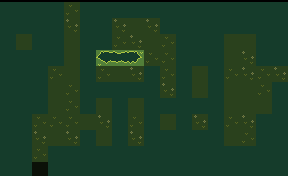

The image is a tile-based game level rendered from a .tmx file. Its description and complete source (layers, tilesets, objects, tile grids) follow:
An orthogonal 18x11 tile map with 16x16 px tiles, 4 tile layers (background, collision, walls, foreground), 2 tilesets and 18 objects (4x door, 3x spawnpoint, 3x enemy, 2x switch, 2x hitswitch, ...).

<map version="1.0" orientation="orthogonal" width="18" height="11" tilewidth="16" tileheight="16">
 <properties>
  <property name="Music" value="SpiritGuardIndoors" />
  <property name="Name" value="Path of Accuracy" />
 </properties>
 <tileset firstgid="1" name="tilemap" tilewidth="16" tileheight="16">
  <tileoffset x="0" y="2" />
  <image source="gfx/tilemap.png" width="160" height="320" />
 </tileset>
 <tileset firstgid="201" name="objects" tilewidth="16" tileheight="16">
  <image source="gfx/objects.png" width="192" height="16" />
 </tileset>
 <layer name="background" width="18" height="11" opacity="0.51">
  <data encoding="csv">
87,88,89,87,87,88,88,87,88,88,88,87,87,87,89,89,87,88,
89,87,88,88,88,89,87,88,89,88,87,89,89,89,88,89,88,89,
87,89,89,88,89,89,87,87,88,89,87,89,88,88,89,89,88,89,
88,88,88,89,89,88,89,89,88,87,87,88,89,88,89,88,87,89,
88,89,87,87,89,87,87,89,88,88,87,88,89,88,87,88,87,88,
89,89,89,89,87,89,89,88,88,87,88,89,89,87,89,89,87,87,
87,89,89,89,87,89,89,87,89,88,89,89,88,89,89,89,89,88,
89,88,87,87,87,89,88,87,87,88,89,89,88,89,87,88,88,88,
88,87,88,89,88,89,89,88,88,87,89,87,89,88,89,87,88,88,
87,87,87,87,88,87,88,89,89,87,89,89,88,89,88,87,88,89,
87,87,89,88,88,89,87,88,88,89,89,88,88,87,88,87,89,87
</data>
 </layer>
 <layer name="collision" width="18" height="11">
  <data encoding="csv">
48,48,48,48,0,48,48,48,48,48,48,48,148,148,148,148,148,148,
48,48,48,48,0,48,48,0,0,0,48,48,48,48,148,148,148,148,
48,0,48,48,0,48,48,0,0,0,0,48,148,148,0,0,148,148,
48,48,48,48,0,48,97,98,99,0,0,48,48,48,0,0,148,148,
148,148,48,0,0,48,0,0,0,48,0,48,0,48,0,0,0,0,
148,148,48,0,0,48,48,48,48,48,0,48,0,48,0,0,0,148,
148,48,48,0,0,48,0,48,0,48,48,48,48,48,0,0,0,148,
148,48,0,0,0,0,0,48,0,48,0,48,0,48,0,0,148,148,
148,48,0,0,0,48,0,48,0,48,48,48,48,48,0,0,148,148,
148,48,0,48,48,48,48,48,48,48,148,148,148,148,148,148,148,148,
148,48,0,48,48,148,148,148,148,148,148,148,148,148,148,148,148,148
</data>
 </layer>
 <layer name="walls" width="18" height="11" opacity="0.5">
  <data encoding="csv">
0,0,0,0,0,0,0,0,0,0,0,0,0,0,0,0,0,0,
0,0,0,0,0,0,0,0,0,0,0,0,0,0,0,0,0,0,
0,0,0,0,0,0,0,0,0,0,0,0,0,0,0,0,0,0,
0,0,0,0,0,0,0,0,0,0,0,0,0,0,0,0,0,0,
0,0,0,0,0,0,0,0,0,0,0,0,0,0,0,0,0,0,
0,0,0,0,0,0,0,0,0,0,0,0,0,0,0,0,0,0,
0,0,0,0,0,0,0,0,0,0,0,0,0,0,0,0,0,0,
0,0,0,0,0,0,0,0,0,0,0,0,0,0,0,0,0,0,
0,0,0,0,0,0,0,0,0,0,0,0,0,0,0,0,0,0,
0,0,0,0,0,0,0,0,0,0,0,0,0,0,0,0,0,0,
0,0,0,0,0,0,0,0,0,0,0,0,0,0,0,0,0,0
</data>
 </layer>
 <objectgroup name="objects" width="18" height="11">
  <object type="spawnpoint" gid="201" x="32" y="176">
   <properties>
    <property name="exitDirection" value="up" />
    <property name="name" value="fieldtobow1" />
    <property name="showmapname" value="" />
    <property name="targetmap" value="Field" />
    <property name="targetspawn" value="fieldtobow1" />
   </properties>
  </object>
  <object name="Bow1Switch1" type="switch" gid="211" x="48" y="80">
   <properties>
    <property name="door" value="Bow1Door1" />
   </properties>
  </object>
  <object name="Bow1Door1" type="door" gid="210" x="80" y="128" />
  <object type="arrowturret" gid="206" x="48" y="112">
   <properties>
    <property name="direction" value="down" />
    <property name="interval" value="1" />
   </properties>
  </object>
  <object type="pushblock" gid="205" x="64" y="112" />
  <object type="magicturret" gid="207" x="160" y="128">
   <properties>
    <property name="distance" value="5" />
   </properties>
  </object>
  <object type="enemy" gid="203" x="160" y="64" />
  <object type="enemy" gid="203" x="128" y="48" />
  <object name="Bow1Door2" type="door" gid="210" x="64" y="64" />
  <object name="Bow1hitswitch1" type="hitswitch" gid="212" x="16" y="48">
   <properties>
    <property name="door" value="bow1door2" />
   </properties>
  </object>
  <object type="spawnpoint" gid="201" x="64" y="16">
   <properties>
    <property name="exitDirection" value="down" />
    <property name="name" value="bow6tobow1" />
    <property name="targetmap" value="Bow6" />
    <property name="targetspawn" value="bow6tobow1" />
   </properties>
  </object>
  <object name="Bow1Switch2" type="switch" gid="211" x="192" y="128">
   <properties>
    <property name="door" value="Bow1Door3" />
   </properties>
  </object>
  <object name="Bow1Door3" type="door" gid="210" x="256" y="80" />
  <object name="Bow1Door4" type="door" gid="210" x="272" y="80" />
  <object name="Bow1hitswitch2" type="hitswitch" gid="212" x="256" y="112">
   <properties>
    <property name="door" value="bow1door4" />
   </properties>
  </object>
  <object type="enemy" gid="203" x="240" y="64" />
  <object type="ghost" gid="208" x="224" y="112" />
  <object type="spawnpoint" gid="201" x="272" y="80">
   <properties>
    <property name="exitDirection" value="left" />
    <property name="name" value="bow1tobow2" />
    <property name="targetmap" value="Bow2" />
    <property name="targetspawn" value="bow1tobow2" />
   </properties>
  </object>
 </objectgroup>
 <layer name="foreground" width="18" height="11" opacity="0.5">
  <data encoding="csv">
0,0,0,0,0,0,0,0,0,0,0,0,0,0,0,0,0,0,
0,0,0,0,0,0,0,0,0,0,0,0,0,0,0,0,0,0,
0,0,0,0,0,0,0,0,0,0,0,0,0,0,0,0,0,0,
0,0,0,0,0,0,0,0,0,0,0,0,0,0,0,0,0,0,
0,0,0,0,0,0,0,0,0,0,0,0,0,0,0,0,0,0,
0,0,0,0,0,0,0,0,0,0,0,0,0,0,0,0,0,0,
0,0,0,0,0,0,0,0,0,0,0,0,0,0,0,0,0,0,
0,0,0,0,0,0,0,0,0,0,0,0,0,0,0,0,0,0,
0,0,0,0,0,0,0,0,0,0,0,0,0,0,0,0,0,0,
0,0,0,0,0,0,0,0,0,0,0,0,0,0,0,0,0,0,
0,0,0,0,0,0,0,0,0,0,0,0,0,0,0,0,0,0
</data>
 </layer>
</map>
